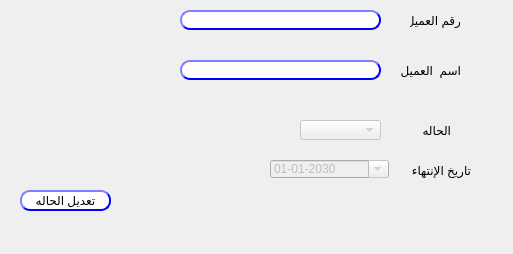
<?xml version="1.0" encoding="UTF-8"?>
<ui version="4.0">
 <class>Dialog</class>
 <widget class="QDialog" name="Dialog">
  <property name="geometry">
   <rect>
    <x>0</x>
    <y>0</y>
    <width>513</width>
    <height>254</height>
   </rect>
  </property>
  <property name="windowTitle">
   <string>إنشاء كارت عميل</string>
  </property>
  <widget class="QPushButton" name="Qbtn_modify">
   <property name="enabled">
    <bool>true</bool>
   </property>
   <property name="geometry">
    <rect>
     <x>20</x>
     <y>190</y>
     <width>91</width>
     <height>21</height>
    </rect>
   </property>
   <property name="styleSheet">
    <string notr="true">QPushButton{
                                        background-color: white;
                                        border-style: outset;
                                        border-width: 2px;
                                        border-radius: 10px;
                                        border-color: blue;
                                        min-width:6em;
                                       }
                                        QPushButton:hover {
                                        background: qradialgradient(
                                        cx: 0.3, cy: -0.4, fx: 0.3, fy: -0.4,
                                        radius: 1.35, stop: 0 #fff, stop: 1 #bbb
                                        );
                                        }
                                        QPushButton:pressed {
                                        border-style: inset;
                                        background: qradialgradient(
                                        cx: 0.4, cy: -0.1, fx: 0.4, fy: -0.1,
                                        radius: 1.35, stop: 0 #fff, stop: 1 #ddd
                                        );
                                        }
                                    
                                    </string>
   </property>
   <property name="text">
    <string>تعديل الحاله</string>
   </property>
  </widget>
  <widget class="QLineEdit" name="LE_custNo">
   <property name="geometry">
    <rect>
     <x>180</x>
     <y>10</y>
     <width>201</width>
     <height>20</height>
    </rect>
   </property>
   <property name="styleSheet">
    <string notr="true">QLineEdit{
                                        background-color: white;
                                        border-style: outset;
                                        border-width: 2px;
                                        border-radius: 10px;
                                        border-color: blue;
                                        min-width: 6em;
                                        }
                                        QLineEdit:hover {
                                        background: qradialgradient(
                                        cx: 0.3, cy: -0.4, fx: 0.3, fy: -0.4,
                                        radius: 1.35, stop: 0 #fff, stop: 1 #bbb
                                        );
                                        }
                                       QLineEdit:pressed {
                                        border-style: inset;
                                        background: qradialgradient(
                                        cx: 0.4, cy: -0.1, fx: 0.4, fy: -0.1,
                                        radius: 1.35, stop: 0 #fff, stop: 1 #ddd
                                        );
                                        }
                                    </string>
   </property>
  </widget>
  <widget class="QLabel" name="label_15">
   <property name="geometry">
    <rect>
     <x>400</x>
     <y>60</y>
     <width>61</width>
     <height>20</height>
    </rect>
   </property>
   <property name="text">
    <string>اسم  العميل</string>
   </property>
  </widget>
  <widget class="QLabel" name="label_14">
   <property name="geometry">
    <rect>
     <x>410</x>
     <y>10</y>
     <width>51</width>
     <height>20</height>
    </rect>
   </property>
   <property name="text">
    <string>رقم العميل</string>
   </property>
  </widget>
  <widget class="QLineEdit" name="LE_custName">
   <property name="enabled">
    <bool>false</bool>
   </property>
   <property name="geometry">
    <rect>
     <x>180</x>
     <y>60</y>
     <width>201</width>
     <height>20</height>
    </rect>
   </property>
   <property name="styleSheet">
    <string notr="true">QLineEdit{
                                        background-color: white;
                                        border-style: outset;
                                        border-width: 2px;
                                        border-radius: 10px;
                                        border-color: blue;
                                        min-width: 6em;
                                        }
                                        QLineEdit:hover {
                                        background: qradialgradient(
                                        cx: 0.3, cy: -0.4, fx: 0.3, fy: -0.4,
                                        radius: 1.35, stop: 0 #fff, stop: 1 #bbb
                                        );
                                        }
                                       QLineEdit:pressed {
                                        border-style: inset;
                                        background: qradialgradient(
                                        cx: 0.4, cy: -0.1, fx: 0.4, fy: -0.1,
                                        radius: 1.35, stop: 0 #fff, stop: 1 #ddd
                                        );
                                        }
                                    </string>
   </property>
  </widget>
  <widget class="QComboBox" name="CMB_status">
   <property name="enabled">
    <bool>false</bool>
   </property>
   <property name="geometry">
    <rect>
     <x>300</x>
     <y>120</y>
     <width>81</width>
     <height>20</height>
    </rect>
   </property>
  </widget>
  <widget class="QLabel" name="label_16">
   <property name="enabled">
    <bool>true</bool>
   </property>
   <property name="geometry">
    <rect>
     <x>410</x>
     <y>120</y>
     <width>41</width>
     <height>20</height>
    </rect>
   </property>
   <property name="text">
    <string>الحاله</string>
   </property>
  </widget>
  <widget class="QLabel" name="label_9">
   <property name="geometry">
    <rect>
     <x>390</x>
     <y>160</y>
     <width>81</width>
     <height>20</height>
    </rect>
   </property>
   <property name="text">
    <string>تاريخ الإنتهاء</string>
   </property>
  </widget>
  <widget class="QDateEdit" name="expire_date">
   <property name="enabled">
    <bool>false</bool>
   </property>
   <property name="geometry">
    <rect>
     <x>270</x>
     <y>160</y>
     <width>119</width>
     <height>18</height>
    </rect>
   </property>
   <property name="layoutDirection">
    <enum>Qt::LeftToRight</enum>
   </property>
   <property name="displayFormat">
    <string>dd-MM-yyyy</string>
   </property>
   <property name="calendarPopup">
    <bool>true</bool>
   </property>
   <property name="date">
    <date>
     <year>2030</year>
     <month>1</month>
     <day>1</day>
    </date>
   </property>
  </widget>
 </widget>
 <resources/>
 <connections/>
</ui>
